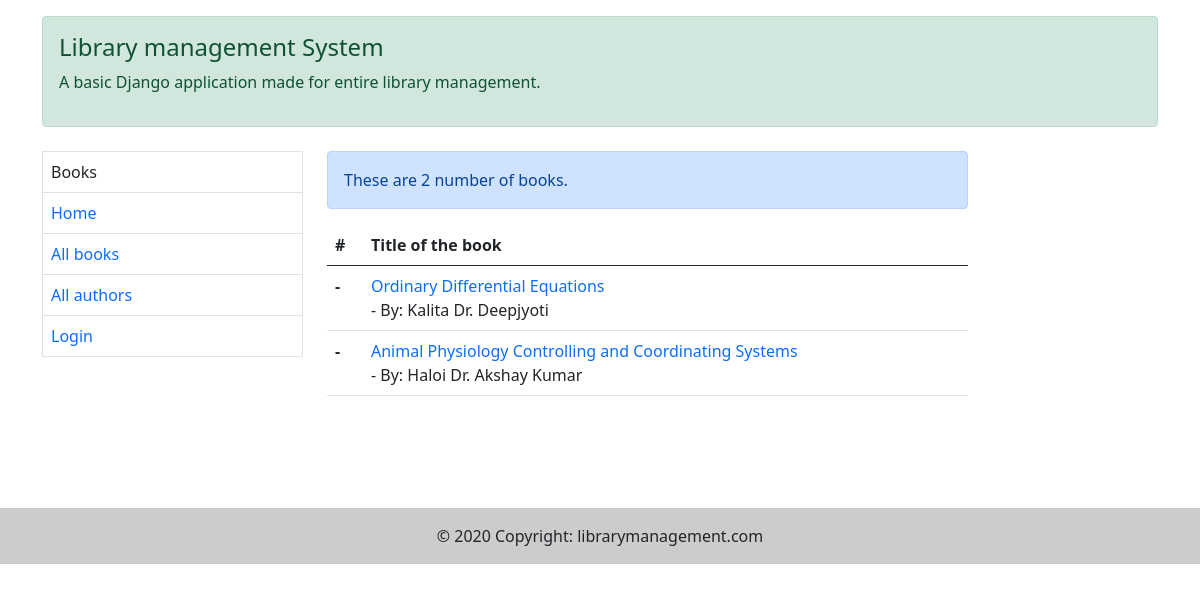
/catalog/books/, run on the app's committed database.
### catalog/models.py (models this page shows, shortened)
class Book(models.Model):
    title = models.CharField(max_length=300, help_text="Enter book title")
    author = models.ForeignKey('Author', on_delete=models.SET_NULL, null=True)
    summary = models.TextField(max_length=1000, help_text="Enter brief summary of the book")
    isbn = models.CharField('ISBN', max_length=13, unique=True, help_text="13 Character <a href='https://www.isbn-international.org/content/what-isbn'>ISBN number</a>")
    genre = models.ManyToManyField(Genre, help_text="Select a genre for this book")
    language = models.ForeignKey("Language", on_delete=models.SET_NULL, null=True)
    def get_absolute_url(self):
        return reverse('book-detail', args=[str(self.id)])
    def display_genre(self):
        """Create a string for genre as Admin cannot support ManyToMany in 'list_display'"""
        return ', '.join(genre.name for genre in self.genre.all()[:3])
    display_genre.short_description = 'Genre'

class Author(models.Model):
    first_name = models.CharField(max_length=100)
    last_name = models.CharField(max_length=100)
    date_of_birth = models.DateField(null=True, blank=True)
    date_of_death = models.DateField('Date of death', null=True, blank=True)
    class Meta:
        ordering = ['last_name', 'first_name']
    def __str__(self):
        return f"{self.last_name} {self.first_name}"

### catalog/views.py (the view)
# urls.py: path('books/', BookListView.as_view(), name="books"),
class BookListView(generic.ListView):
    model = Book
    template_name = "catalog/all_books.html"
    context_object_name = "book_instance"
    paginate_by = 4
    def get_queryset(self):
        return Book.objects.all()
    def get_context_data(self, **kwargs):
        context = super(BookListView, self).get_context_data(**kwargs)
        context['total_books_demo'] = Book.objects.all().count()
        return context

### templates/catalog/all_books.html (shortened to what this page needs)
{% extends 'catalog/base.html' %}
{% load static %}
{% block body %}
    <div class="alert alert-primary" role="alert">
        These are {{ total_books_demo }} number of books.
    </div>
    <table class="table">
        <thead>
        <tr>
            <th scope="col">#</th>
            <th scope="col">Title of the book</th>
        </tr>
        </thead>
        <tbody>
        {% for book in book_instance %}
            <tr>
                <th scope="row">-</th>
                <td><a href="{{ book.get_absolute_url }}">{{ book.title }}</a><br> - By: {{ book.author }}
                </td>
            </tr>
        {% endfor %}
        </tbody>
    </table>
    <br><br><br><br>
{% endblock %}

### data on the page
Book: title "Ordinary Differential Equations", author "Kalita Dr. Deepjyoti"
Book: title "Animal Physiology Controlling and Coordinating Systems", author "Haloi Dr. Akshay Kumar"

### other printed values
{{ total_books_demo }} "2"
